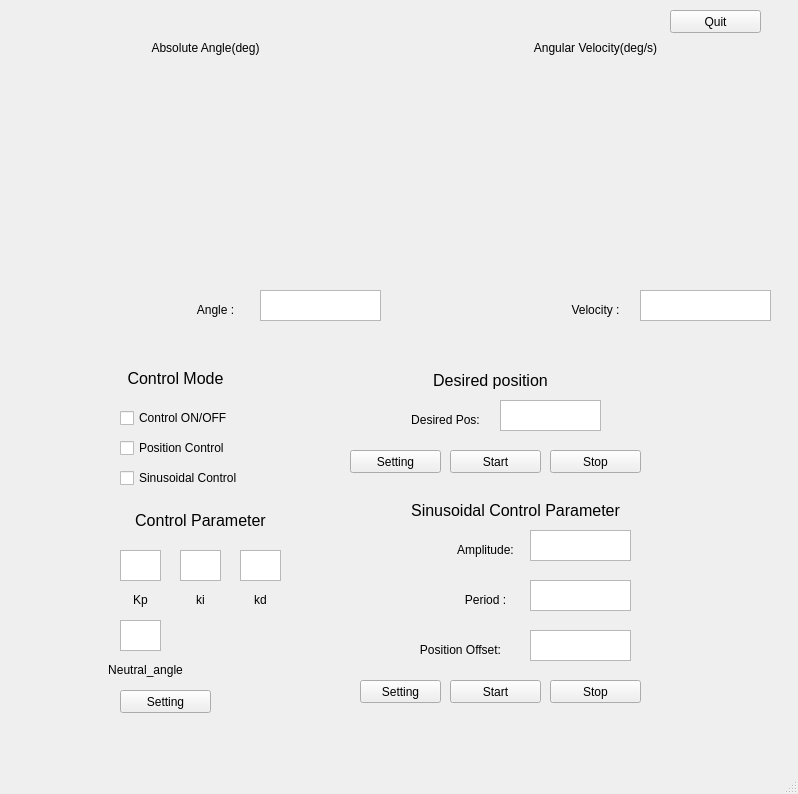
<?xml version="1.0" encoding="UTF-8"?>
<ui version="4.0">
 <class>MainWindow</class>
 <widget class="QMainWindow" name="MainWindow">
  <property name="geometry">
   <rect>
    <x>0</x>
    <y>0</y>
    <width>798</width>
    <height>794</height>
   </rect>
  </property>
  <property name="windowTitle">
   <string>MainWindow</string>
  </property>
  <widget class="QWidget" name="centralwidget">
   <widget class="PlotWidget" name="Plot_Angle" native="true">
    <property name="geometry">
     <rect>
      <x>20</x>
      <y>60</y>
      <width>361</width>
      <height>221</height>
     </rect>
    </property>
   </widget>
   <widget class="PlotWidget" name="Plot_Velocity" native="true">
    <property name="geometry">
     <rect>
      <x>410</x>
      <y>60</y>
      <width>361</width>
      <height>221</height>
     </rect>
    </property>
   </widget>
   <widget class="QLabel" name="pos_label">
    <property name="geometry">
     <rect>
      <x>130</x>
      <y>40</y>
      <width>151</width>
      <height>16</height>
     </rect>
    </property>
    <property name="text">
     <string>Absolute Angle(deg)</string>
    </property>
    <property name="alignment">
     <set>Qt::AlignCenter</set>
    </property>
   </widget>
   <widget class="QLabel" name="vel_label">
    <property name="geometry">
     <rect>
      <x>520</x>
      <y>40</y>
      <width>151</width>
      <height>16</height>
     </rect>
    </property>
    <property name="text">
     <string>Angular Velocity(deg/s)</string>
    </property>
    <property name="alignment">
     <set>Qt::AlignCenter</set>
    </property>
   </widget>
   <widget class="QTextBrowser" name="angle_data">
    <property name="geometry">
     <rect>
      <x>260</x>
      <y>290</y>
      <width>121</width>
      <height>31</height>
     </rect>
    </property>
   </widget>
   <widget class="QTextBrowser" name="velocity_data">
    <property name="geometry">
     <rect>
      <x>640</x>
      <y>290</y>
      <width>131</width>
      <height>31</height>
     </rect>
    </property>
   </widget>
   <widget class="QLabel" name="pos_data_label">
    <property name="geometry">
     <rect>
      <x>180</x>
      <y>300</y>
      <width>71</width>
      <height>20</height>
     </rect>
    </property>
    <property name="text">
     <string>Angle :</string>
    </property>
    <property name="alignment">
     <set>Qt::AlignCenter</set>
    </property>
   </widget>
   <widget class="QLabel" name="vel_data_label">
    <property name="geometry">
     <rect>
      <x>560</x>
      <y>300</y>
      <width>71</width>
      <height>20</height>
     </rect>
    </property>
    <property name="text">
     <string>Velocity :</string>
    </property>
    <property name="alignment">
     <set>Qt::AlignCenter</set>
    </property>
   </widget>
   <widget class="QCheckBox" name="position_control_check">
    <property name="geometry">
     <rect>
      <x>120</x>
      <y>440</y>
      <width>131</width>
      <height>16</height>
     </rect>
    </property>
    <property name="font">
     <font>
      <italic>false</italic>
     </font>
    </property>
    <property name="text">
     <string>Position Control</string>
    </property>
    <property name="tristate">
     <bool>false</bool>
    </property>
   </widget>
   <widget class="QLabel" name="control_mode_label">
    <property name="geometry">
     <rect>
      <x>120</x>
      <y>370</y>
      <width>111</width>
      <height>16</height>
     </rect>
    </property>
    <property name="font">
     <font>
      <pointsize>12</pointsize>
     </font>
    </property>
    <property name="text">
     <string>Control Mode</string>
    </property>
    <property name="alignment">
     <set>Qt::AlignCenter</set>
    </property>
   </widget>
   <widget class="QCheckBox" name="Control_on_off_check">
    <property name="geometry">
     <rect>
      <x>120</x>
      <y>410</y>
      <width>131</width>
      <height>16</height>
     </rect>
    </property>
    <property name="text">
     <string>Control ON/OFF</string>
    </property>
   </widget>
   <widget class="QCheckBox" name="sinusoidal_control_check">
    <property name="geometry">
     <rect>
      <x>120</x>
      <y>470</y>
      <width>151</width>
      <height>16</height>
     </rect>
    </property>
    <property name="text">
     <string>Sinusoidal Control</string>
    </property>
   </widget>
   <widget class="QLabel" name="position_control_parameter_label">
    <property name="geometry">
     <rect>
      <x>120</x>
      <y>510</y>
      <width>161</width>
      <height>20</height>
     </rect>
    </property>
    <property name="font">
     <font>
      <pointsize>12</pointsize>
     </font>
    </property>
    <property name="text">
     <string>Control Parameter</string>
    </property>
    <property name="alignment">
     <set>Qt::AlignCenter</set>
    </property>
   </widget>
   <widget class="QTextEdit" name="Pos_kd">
    <property name="geometry">
     <rect>
      <x>240</x>
      <y>550</y>
      <width>41</width>
      <height>31</height>
     </rect>
    </property>
   </widget>
   <widget class="QLabel" name="pos_label_5">
    <property name="geometry">
     <rect>
      <x>400</x>
      <y>410</y>
      <width>91</width>
      <height>20</height>
     </rect>
    </property>
    <property name="text">
     <string>Desired Pos:</string>
    </property>
    <property name="alignment">
     <set>Qt::AlignCenter</set>
    </property>
   </widget>
   <widget class="QTextEdit" name="desired_pos">
    <property name="geometry">
     <rect>
      <x>500</x>
      <y>400</y>
      <width>101</width>
      <height>31</height>
     </rect>
    </property>
   </widget>
   <widget class="QTextEdit" name="amplitude">
    <property name="geometry">
     <rect>
      <x>530</x>
      <y>530</y>
      <width>101</width>
      <height>31</height>
     </rect>
    </property>
   </widget>
   <widget class="QLabel" name="pos_label_7">
    <property name="geometry">
     <rect>
      <x>450</x>
      <y>590</y>
      <width>71</width>
      <height>20</height>
     </rect>
    </property>
    <property name="text">
     <string>Period :</string>
    </property>
    <property name="alignment">
     <set>Qt::AlignCenter</set>
    </property>
   </widget>
   <widget class="QLabel" name="label_3">
    <property name="geometry">
     <rect>
      <x>390</x>
      <y>500</y>
      <width>251</width>
      <height>20</height>
     </rect>
    </property>
    <property name="font">
     <font>
      <pointsize>12</pointsize>
     </font>
    </property>
    <property name="text">
     <string>Sinusoidal Control Parameter</string>
    </property>
    <property name="alignment">
     <set>Qt::AlignCenter</set>
    </property>
   </widget>
   <widget class="QTextEdit" name="pos_offset">
    <property name="geometry">
     <rect>
      <x>530</x>
      <y>630</y>
      <width>101</width>
      <height>31</height>
     </rect>
    </property>
   </widget>
   <widget class="QTextEdit" name="period">
    <property name="geometry">
     <rect>
      <x>530</x>
      <y>580</y>
      <width>101</width>
      <height>31</height>
     </rect>
    </property>
   </widget>
   <widget class="QLabel" name="pos_label_8">
    <property name="geometry">
     <rect>
      <x>400</x>
      <y>640</y>
      <width>121</width>
      <height>20</height>
     </rect>
    </property>
    <property name="text">
     <string>Position Offset:</string>
    </property>
    <property name="alignment">
     <set>Qt::AlignCenter</set>
    </property>
   </widget>
   <widget class="QLabel" name="pos_label_9">
    <property name="geometry">
     <rect>
      <x>450</x>
      <y>540</y>
      <width>71</width>
      <height>20</height>
     </rect>
    </property>
    <property name="text">
     <string>Amplitude:</string>
    </property>
    <property name="alignment">
     <set>Qt::AlignCenter</set>
    </property>
   </widget>
   <widget class="QPushButton" name="parameter_setting_btn">
    <property name="geometry">
     <rect>
      <x>120</x>
      <y>690</y>
      <width>91</width>
      <height>23</height>
     </rect>
    </property>
    <property name="text">
     <string>Setting</string>
    </property>
   </widget>
   <widget class="QPushButton" name="sinusoidal_setting_btn">
    <property name="geometry">
     <rect>
      <x>360</x>
      <y>680</y>
      <width>81</width>
      <height>23</height>
     </rect>
    </property>
    <property name="text">
     <string>Setting</string>
    </property>
   </widget>
   <widget class="QPushButton" name="pos_start_btn">
    <property name="geometry">
     <rect>
      <x>450</x>
      <y>450</y>
      <width>91</width>
      <height>23</height>
     </rect>
    </property>
    <property name="text">
     <string>Start</string>
    </property>
   </widget>
   <widget class="QPushButton" name="sinusoidal_start_btn">
    <property name="geometry">
     <rect>
      <x>450</x>
      <y>680</y>
      <width>91</width>
      <height>23</height>
     </rect>
    </property>
    <property name="text">
     <string>Start</string>
    </property>
   </widget>
   <widget class="QPushButton" name="pos_stop_btn">
    <property name="geometry">
     <rect>
      <x>550</x>
      <y>450</y>
      <width>91</width>
      <height>23</height>
     </rect>
    </property>
    <property name="text">
     <string>Stop</string>
    </property>
   </widget>
   <widget class="QPushButton" name="sinusoidal_stop_btn">
    <property name="geometry">
     <rect>
      <x>550</x>
      <y>680</y>
      <width>91</width>
      <height>23</height>
     </rect>
    </property>
    <property name="text">
     <string>Stop</string>
    </property>
   </widget>
   <widget class="QTextEdit" name="Pos_kp">
    <property name="geometry">
     <rect>
      <x>120</x>
      <y>550</y>
      <width>41</width>
      <height>31</height>
     </rect>
    </property>
   </widget>
   <widget class="QTextEdit" name="Pos_ki">
    <property name="geometry">
     <rect>
      <x>180</x>
      <y>550</y>
      <width>41</width>
      <height>31</height>
     </rect>
    </property>
   </widget>
   <widget class="QPushButton" name="system_quit_btn">
    <property name="geometry">
     <rect>
      <x>670</x>
      <y>10</y>
      <width>91</width>
      <height>23</height>
     </rect>
    </property>
    <property name="text">
     <string>Quit</string>
    </property>
   </widget>
   <widget class="QLabel" name="pos_label_6">
    <property name="geometry">
     <rect>
      <x>120</x>
      <y>590</y>
      <width>41</width>
      <height>20</height>
     </rect>
    </property>
    <property name="text">
     <string>Kp</string>
    </property>
    <property name="alignment">
     <set>Qt::AlignCenter</set>
    </property>
   </widget>
   <widget class="QLabel" name="pos_label_10">
    <property name="geometry">
     <rect>
      <x>180</x>
      <y>590</y>
      <width>41</width>
      <height>20</height>
     </rect>
    </property>
    <property name="text">
     <string>ki</string>
    </property>
    <property name="alignment">
     <set>Qt::AlignCenter</set>
    </property>
   </widget>
   <widget class="QLabel" name="pos_label_11">
    <property name="geometry">
     <rect>
      <x>240</x>
      <y>590</y>
      <width>41</width>
      <height>20</height>
     </rect>
    </property>
    <property name="text">
     <string>kd</string>
    </property>
    <property name="alignment">
     <set>Qt::AlignCenter</set>
    </property>
   </widget>
   <widget class="QLabel" name="position_control_parameter_label_2">
    <property name="geometry">
     <rect>
      <x>370</x>
      <y>370</y>
      <width>241</width>
      <height>20</height>
     </rect>
    </property>
    <property name="font">
     <font>
      <pointsize>12</pointsize>
     </font>
    </property>
    <property name="text">
     <string>Desired position</string>
    </property>
    <property name="alignment">
     <set>Qt::AlignCenter</set>
    </property>
   </widget>
   <widget class="QPushButton" name="pos_setting_btn">
    <property name="geometry">
     <rect>
      <x>350</x>
      <y>450</y>
      <width>91</width>
      <height>23</height>
     </rect>
    </property>
    <property name="text">
     <string>Setting</string>
    </property>
   </widget>
   <widget class="QTextEdit" name="Neutral_angle">
    <property name="geometry">
     <rect>
      <x>120</x>
      <y>620</y>
      <width>41</width>
      <height>31</height>
     </rect>
    </property>
   </widget>
   <widget class="QLabel" name="pos_label_12">
    <property name="geometry">
     <rect>
      <x>90</x>
      <y>660</y>
      <width>111</width>
      <height>20</height>
     </rect>
    </property>
    <property name="text">
     <string>Neutral_angle</string>
    </property>
    <property name="alignment">
     <set>Qt::AlignCenter</set>
    </property>
   </widget>
  </widget>
  <widget class="QMenuBar" name="menubar">
   <property name="geometry">
    <rect>
     <x>0</x>
     <y>0</y>
     <width>798</width>
     <height>26</height>
    </rect>
   </property>
  </widget>
  <widget class="QStatusBar" name="statusbar"/>
 </widget>
 <customwidgets>
  <customwidget>
   <class>PlotWidget</class>
   <extends>QWidget</extends>
   <header>pyqtgraph</header>
   <container>1</container>
  </customwidget>
 </customwidgets>
 <resources/>
 <connections/>
</ui>
